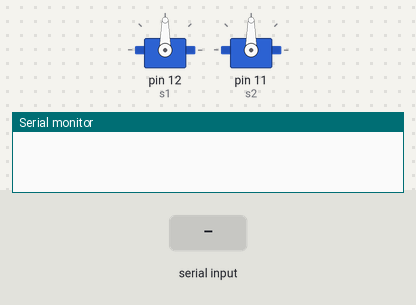
This sketch was run on a simulated Arduino Uno, built with avr-gcc and run on an emulated ATmega328P. On the bench: 2 × servo, the last lines printed to the serial monitor. Inputs (shaded band) come from the test bench.

Above: at 1.2 s.
1.3 s: "1" received over Serial
At 2.9 s:
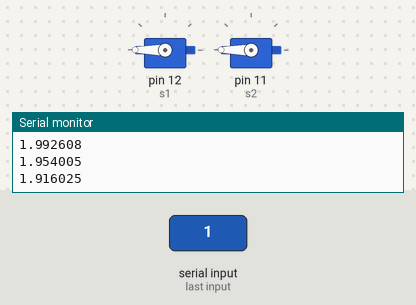
At 6.4 s:
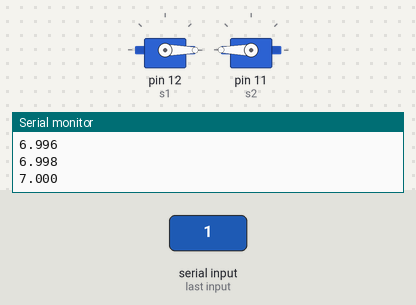
Timing chart, 0 to 7.9 s (numbered marks = the images above; inputs shaded):
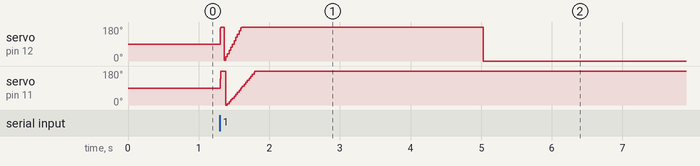

The sketch:

demo.ino
```cpp
#include <Servo.h>

Servo s1;      // pocetni servo
Servo s2;      // slobodni servo

//  kutevi serva
float s1_A = 90;
float s2_A = 90;

const float a = 20;      // duljina članka 2017.(cm)
const float b = 16.9;    // duljinea članka 2017.(cm)

const float s1_corr = -15;    // Kalibriranje ruke kod papaze za ruku
const float s2_corr = -5;

const float x_corr = 8;       // X direction correction factor (cm)
const float y_corr = 8;       // Y direction correction factor (cm)

float A;            //kut nasuprot sranici a
float B;            //kut nasuprot stanici b
float C;            //kut nasuprot stanici c
float theta;

float x;
float y;
float c;            //duljina hipotenuze
const float pi = M_PI;

const float Radius = 3;
const int cenX = 4;
const int cenY = 4;

///////////////////////////////////////////

void setup()
{
  s1.attach(12);
  s2.attach(11);
  Serial.begin(9600);
}

///////////////////////////////////////////

void loop()
{
  // ocekuje input od serial monitora koji je broj 1
  // kako bi se krug jednom nacrtao
  if(Serial.available() > 0)
  {
    char input = Serial.read();
    if(input == '1')
    {
      for (int t = 0; t<360; t++)
      {
        // petlja za crtanje kruga
        x = Radius * cos(t *(pi/180)) + cenX;
        y = Radius * sin(t *(pi/180)) + cenY;
        Serial.println(x, y);
        kalibracijaXY(x,y);
        kutServo();
        move();
        delay(10);
      }
    }
  }
}

///////////////////////////////////////////

// funkcija za kalibriranje x,y osi na papiru
void kalibracijaXY(float x_input, float y_input)
{
  x = x_input + x;
  y = y_input + y;
}

// izracunaj kutove za pokretanje ruke
void kutServo()
{
  c = sqrt( sq(x) + sq(y) );    // pitagorin poučak
  // kosinus, gornji clanak
  B = (acos( (sq(b) - sq(a) - sq(c))/(-2*a*c) )) * (180/pi);
  // kosinus, kut nasuprot hipotenuze
  C = (acos( (sq(c) - sq(b) - sq(a))/(-2*a*b) )) * (180/pi);
  // izračunaj kut koji kalibrira utjecaj donjeg clanka na prvi
  theta = (asin( y / c )) * (180/pi);
  // izracunaj kutove na kraju i dodaj korekciju
  s1_A = B + theta + s1_A;
  s2_A = C + s2_A;
}

///////////////////////////////////////////

// funkcija za pokret ruke
void move()
{
  s1.write(s1_A);
  s2.write(s2_A);
}

///////////////////////////////////////////
```

Measured:
- after the input at 1.3 s, servo on pin 12 (s1): ramps from 0° to 180° and jumps back, once every 3.7 s
